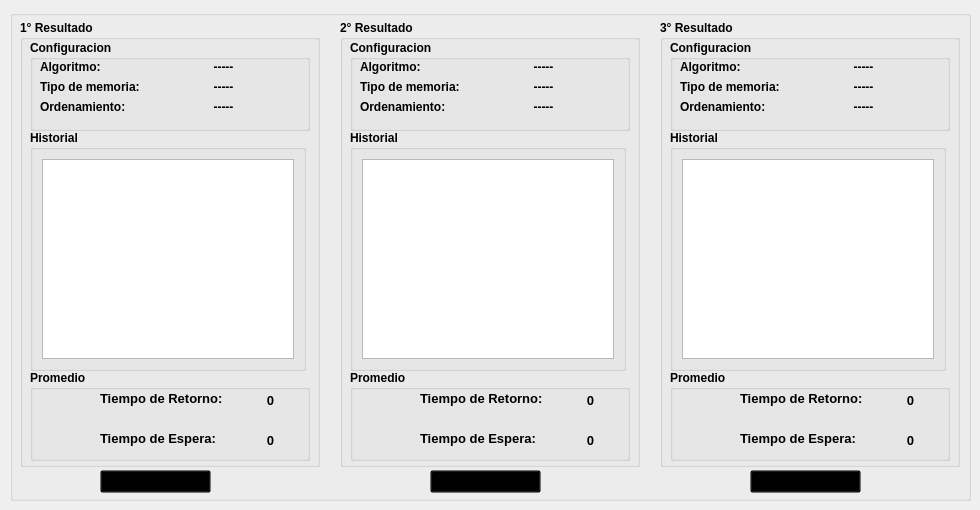
    <widget class="QWidget" name="tab">
     <attribute name="title">
      <string>Comparaciones</string>
     </attribute>
     <widget class="QGroupBox" name="groupBox_3">
      <property name="geometry">
       <rect>
        <x>10</x>
        <y>10</y>
        <width>961</width>
        <height>491</height>
       </rect>
      </property>
      <property name="title">
       <string/>
      </property>
      <widget class="QPushButton" name="bot_limpiar_result1">
       <property name="geometry">
        <rect>
         <x>90</x>
         <y>460</y>
         <width>111</width>
         <height>23</height>
        </rect>
       </property>
       <property name="font">
        <font>
         <pointsize>9</pointsize>
         <weight>75</weight>
         <bold>true</bold>
        </font>
       </property>
       <property name="styleSheet">
        <string notr="true">background: transparent;</string>
       </property>
       <property name="text">
        <string>Limpiar Celda</string>
       </property>
       <property name="icon">
        <iconset>
         <normaloff>iconos/img_bot_limpiar_celda.png</normaloff>iconos/img_bot_limpiar_celda.png</iconset>
       </property>
       <property name="iconSize">
        <size>
         <width>25</width>
         <height>25</height>
        </size>
       </property>
      </widget>
      <widget class="QPushButton" name="bot_limpiar_result2">
       <property name="geometry">
        <rect>
         <x>420</x>
         <y>460</y>
         <width>111</width>
         <height>23</height>
        </rect>
       </property>
       <property name="font">
        <font>
         <pointsize>9</pointsize>
         <weight>75</weight>
         <bold>true</bold>
        </font>
       </property>
       <property name="styleSheet">
        <string notr="true">background: transparent;</string>
       </property>
       <property name="text">
        <string>Limpiar Celda</string>
       </property>
       <property name="icon">
        <iconset>
         <normaloff>iconos/img_bot_limpiar_celda.png</normaloff>iconos/img_bot_limpiar_celda.png</iconset>
       </property>
       <property name="iconSize">
        <size>
         <width>25</width>
         <height>25</height>
        </size>
       </property>
      </widget>
      <widget class="QPushButton" name="bot_limpiar_result3">
       <property name="geometry">
        <rect>
         <x>740</x>
         <y>460</y>
         <width>111</width>
         <height>23</height>
        </rect>
       </property>
       <property name="font">
        <font>
         <pointsize>9</pointsize>
         <weight>75</weight>
         <bold>true</bold>
        </font>
       </property>
       <property name="styleSheet">
        <string notr="true">background: transparent;</string>
       </property>
       <property name="text">
        <string>Limpiar Celda</string>
       </property>
       <property name="icon">
        <iconset>
         <normaloff>iconos/img_bot_limpiar_celda.png</normaloff>iconos/img_bot_limpiar_celda.png</iconset>
       </property>
       <property name="iconSize">
        <size>
         <width>25</width>
         <height>25</height>
        </size>
       </property>
      </widget>
      <widget class="QGroupBox" name="groupBox_11">
       <property name="geometry">
        <rect>
         <x>650</x>
         <y>10</y>
         <width>300</width>
         <height>447</height>
        </rect>
       </property>
       <property name="font">
        <font>
         <pointsize>9</pointsize>
         <weight>75</weight>
         <bold>true</bold>
        </font>
       </property>
       <property name="title">
        <string>3° Resultado</string>
       </property>
       <widget class="QGroupBox" name="groupBox_12">
        <property name="geometry">
         <rect>
          <x>10</x>
          <y>350</y>
          <width>280</width>
          <height>91</height>
         </rect>
        </property>
        <property name="font">
         <font>
          <pointsize>9</pointsize>
          <weight>75</weight>
          <bold>true</bold>
         </font>
        </property>
        <property name="title">
         <string>Promedio</string>
        </property>
        <widget class="QLabel" name="lab_espera_promedio_4">
         <property name="geometry">
          <rect>
           <x>70</x>
           <y>60</y>
           <width>131</width>
           <height>16</height>
          </rect>
         </property>
         <property name="font">
          <font>
           <family>Arial</family>
           <pointsize>10</pointsize>
           <weight>75</weight>
           <italic>false</italic>
           <bold>true</bold>
           <underline>false</underline>
          </font>
         </property>
         <property name="text">
          <string>Tiempo de Espera:</string>
         </property>
        </widget>
        <widget class="QLabel" name="lab_valor_ep_4">
         <property name="geometry">
          <rect>
           <x>220</x>
           <y>60</y>
           <width>41</width>
           <height>20</height>
          </rect>
         </property>
         <property name="font">
          <font>
           <family>Arial</family>
           <pointsize>10</pointsize>
           <weight>75</weight>
           <italic>false</italic>
           <bold>true</bold>
          </font>
         </property>
         <property name="text">
          <string>0</string>
         </property>
         <property name="alignment">
          <set>Qt::AlignCenter</set>
         </property>
        </widget>
        <widget class="QLabel" name="lab_valor_rp_4">
         <property name="geometry">
          <rect>
           <x>220</x>
           <y>20</y>
           <width>41</width>
           <height>21</height>
          </rect>
         </property>
         <property name="font">
          <font>
           <family>Arial</family>
           <pointsize>10</pointsize>
           <weight>75</weight>
           <italic>false</italic>
           <bold>true</bold>
          </font>
         </property>
         <property name="text">
          <string>0</string>
         </property>
         <property name="alignment">
          <set>Qt::AlignCenter</set>
         </property>
        </widget>
        <widget class="QLabel" name="lab_retorno_promedio_4">
         <property name="geometry">
          <rect>
           <x>70</x>
           <y>20</y>
           <width>131</width>
           <height>16</height>
          </rect>
         </property>
         <property name="maximumSize">
          <size>
           <width>16777215</width>
           <height>16777215</height>
          </size>
         </property>
         <property name="font">
          <font>
           <family>Arial</family>
           <pointsize>10</pointsize>
           <weight>75</weight>
           <italic>false</italic>
           <bold>true</bold>
           <underline>false</underline>
          </font>
         </property>
         <property name="text">
          <string>Tiempo de Retorno:</string>
         </property>
         <property name="scaledContents">
          <bool>false</bool>
         </property>
        </widget>
        <widget class="QLabel" name="img_tiempo_rp_4">
         <property name="geometry">
          <rect>
           <x>20</x>
           <y>20</y>
           <width>31</width>
           <height>21</height>
          </rect>
         </property>
         <property name="text">
          <string/>
         </property>
         <property name="pixmap">
          <pixmap>SIMULADOR-FINAL-FINAL-FULL-POWER-2/iconos/img_tiempo_rp.png</pixmap>
         </property>
         <property name="scaledContents">
          <bool>true</bool>
         </property>
        </widget>
        <widget class="QLabel" name="img_timepo_ep_4">
         <property name="geometry">
          <rect>
           <x>20</x>
           <y>50</y>
           <width>31</width>
           <height>21</height>
          </rect>
         </property>
         <property name="text">
          <string/>
         </property>
         <property name="pixmap">
          <pixmap>SIMULADOR-FINAL-FINAL-FULL-POWER-2/iconos/img_tiempo_rp.png</pixmap>
         </property>
         <property name="scaledContents">
          <bool>true</bool>
         </property>
        </widget>
       </widget>
       <widget class="QGroupBox" name="groupBox_13">
        <property name="geometry">
         <rect>
          <x>10</x>
          <y>110</y>
          <width>276</width>
          <height>241</height>
         </rect>
        </property>
        <property name="font">
         <font>
          <pointsize>9</pointsize>
          <weight>75</weight>
          <bold>true</bold>
         </font>
        </property>
        <property name="title">
         <string>Historial</string>
        </property>
        <layout class="QGridLayout" name="gridLayout_5">
         <item row="0" column="0">
          <widget class="QTextEdit" name="resul3">
           <property name="font">
            <font>
             <pointsize>9</pointsize>
             <weight>75</weight>
             <bold>true</bold>
            </font>
           </property>
           <property name="readOnly">
            <bool>true</bool>
           </property>
          </widget>
         </item>
        </layout>
       </widget>
       <widget class="QGroupBox" name="groupBox_16">
        <property name="geometry">
         <rect>
          <x>10</x>
          <y>20</y>
          <width>280</width>
          <height>91</height>
         </rect>
        </property>
        <property name="font">
         <font>
          <pointsize>9</pointsize>
          <weight>75</weight>
          <bold>true</bold>
         </font>
        </property>
        <property name="title">
         <string>Configuracion</string>
        </property>
        <widget class="QWidget" name="layoutWidget_6">
         <property name="geometry">
          <rect>
           <x>10</x>
           <y>20</y>
           <width>261</width>
           <height>61</height>
          </rect>
         </property>
         <layout class="QFormLayout" name="formLayout_3">
          <item row="0" column="0">
           <widget class="QLabel" name="confAlgoritmo3">
            <property name="text">
             <string>Algoritmo:</string>
            </property>
           </widget>
          </item>
          <item row="0" column="1">
           <widget class="QLabel" name="algolConf3">
            <property name="text">
             <string>-----</string>
            </property>
            <property name="alignment">
             <set>Qt::AlignCenter</set>
            </property>
           </widget>
          </item>
          <item row="1" column="0">
           <widget class="QLabel" name="confMemoria3">
            <property name="text">
             <string>Tipo de memoria:</string>
            </property>
           </widget>
          </item>
          <item row="1" column="1">
           <widget class="QLabel" name="memConf3">
            <property name="text">
             <string>-----</string>
            </property>
            <property name="alignment">
             <set>Qt::AlignCenter</set>
            </property>
           </widget>
          </item>
          <item row="2" column="0">
           <widget class="QLabel" name="confOrdenamiento3">
            <property name="text">
             <string>Ordenamiento:</string>
            </property>
           </widget>
          </item>
          <item row="2" column="1">
           <widget class="QLabel" name="ordenConf3">
            <property name="text">
             <string>-----</string>
            </property>
            <property name="alignment">
             <set>Qt::AlignCenter</set>
            </property>
           </widget>
          </item>
         </layout>
        </widget>
       </widget>
      </widget>
      <widget class="QGroupBox" name="groupBox_5">
       <property name="geometry">
        <rect>
         <x>10</x>
         <y>10</y>
         <width>300</width>
         <height>447</height>
        </rect>
       </property>
       <property name="font">
        <font>
         <pointsize>9</pointsize>
         <weight>75</weight>
         <bold>true</bold>
        </font>
       </property>
       <property name="title">
        <string>1° Resultado</string>
       </property>
       <widget class="QGroupBox" name="groupBox_6">
        <property name="geometry">
         <rect>
          <x>10</x>
          <y>350</y>
          <width>280</width>
          <height>91</height>
         </rect>
        </property>
        <property name="font">
         <font>
          <pointsize>9</pointsize>
          <weight>75</weight>
          <bold>true</bold>
         </font>
        </property>
        <property name="title">
         <string>Promedio</string>
        </property>
        <widget class="QLabel" name="lab_espera_promedio_2">
         <property name="geometry">
          <rect>
           <x>70</x>
           <y>60</y>
           <width>131</width>
           <height>16</height>
          </rect>
         </property>
         <property name="font">
          <font>
           <family>Arial</family>
           <pointsize>10</pointsize>
           <weight>75</weight>
           <italic>false</italic>
           <bold>true</bold>
           <underline>false</underline>
          </font>
         </property>
         <property name="text">
          <string>Tiempo de Espera:</string>
         </property>
        </widget>
        <widget class="QLabel" name="lab_valor_ep_2">
         <property name="geometry">
          <rect>
           <x>220</x>
           <y>60</y>
           <width>41</width>
           <height>20</height>
          </rect>
         </property>
         <property name="font">
          <font>
           <family>Arial</family>
           <pointsize>10</pointsize>
           <weight>75</weight>
           <italic>false</italic>
           <bold>true</bold>
          </font>
         </property>
         <property name="text">
          <string>0</string>
         </property>
         <property name="alignment">
          <set>Qt::AlignCenter</set>
         </property>
        </widget>
        <widget class="QLabel" name="lab_valor_rp_2">
         <property name="geometry">
          <rect>
           <x>220</x>
           <y>20</y>
           <width>41</width>
           <height>21</height>
          </rect>
         </property>
         <property name="font">
          <font>
           <family>Arial</family>
           <pointsize>10</pointsize>
           <weight>75</weight>
           <italic>false</italic>
           <bold>true</bold>
          </font>
         </property>
         <property name="text">
          <string>0</string>
         </property>
         <property name="alignment">
          <set>Qt::AlignCenter</set>
         </property>
        </widget>
        <widget class="QLabel" name="lab_retorno_promedio_2">
         <property name="geometry">
          <rect>
           <x>70</x>
           <y>20</y>
           <width>131</width>
           <height>16</height>
          </rect>
         </property>
         <property name="maximumSize">
          <size>
           <width>16777215</width>
           <height>16777215</height>
          </size>
         </property>
         <property name="font">
          <font>
           <family>Arial</family>
           <pointsize>10</pointsize>
           <weight>75</weight>
           <italic>false</italic>
           <bold>true</bold>
           <underline>false</underline>
          </font>
         </property>
         <property name="text">
          <string>Tiempo de Retorno:</string>
         </property>
         <property name="scaledContents">
          <bool>false</bool>
         </property>
        </widget>
        <widget class="QLabel" name="img_tiempo_rp_2">
         <property name="geometry">
          <rect>
           <x>20</x>
           <y>20</y>
           <width>31</width>
           <height>21</height>
          </rect>
         </property>
         <property name="text">
          <string/>
         </property>
         <property name="pixmap">
          <pixmap>SIMULADOR-FINAL-FINAL-FULL-POWER-2/iconos/img_tiempo_rp.png</pixmap>
         </property>
         <property name="scaledContents">
          <bool>true</bool>
         </property>
        </widget>
        <widget class="QLabel" name="img_timepo_ep_2">
         <property name="geometry">
          <rect>
           <x>20</x>
           <y>50</y>
           <width>31</width>
           <height>21</height>
          </rect>
         </property>
         <property name="text">
          <string/>
         </property>
         <property name="pixmap">
          <pixmap>SIMULADOR-FINAL-FINAL-FULL-POWER-2/iconos/img_tiempo_rp.png</pixmap>
         </property>
         <property name="scaledContents">
          <bool>true</bool>
         </property>
        </widget>
       </widget>
       <widget class="QGroupBox" name="groupBox_7">
        <property name="geometry">
         <rect>
          <x>10</x>
          <y>110</y>
          <width>276</width>
          <height>241</height>
         </rect>
        </property>
        <property name="font">
         <font>
          <pointsize>9</pointsize>
          <weight>75</weight>
          <bold>true</bold>
         </font>
        </property>
        <property name="title">
         <string>Historial</string>
        </property>
        <layout class="QGridLayout" name="gridLayout">
         <item row="0" column="0">
          <widget class="QTextEdit" name="resul1">
           <property name="font">
            <font>
             <pointsize>9</pointsize>
             <weight>75</weight>
             <bold>true</bold>
            </font>
           </property>
           <property name="lineWidth">
            <number>0</number>
           </property>
           <property name="undoRedoEnabled">
            <bool>true</bool>
           </property>
           <property name="readOnly">
            <bool>true</bool>
           </property>
          </widget>
         </item>
        </layout>
       </widget>
       <widget class="QGroupBox" name="groupBox_14">
        <property name="geometry">
         <rect>
          <x>10</x>
          <y>20</y>
          <width>280</width>
          <height>91</height>
         </rect>
        </property>
        <property name="font">
         <font>
          <pointsize>9</pointsize>
          <weight>75</weight>
          <bold>true</bold>
         </font>
        </property>
        <property name="title">
         <string>Configuracion</string>
        </property>
        <widget class="QWidget" name="layoutWidget_5">
         <property name="geometry">
          <rect>
           <x>10</x>
           <y>20</y>
           <width>261</width>
           <height>61</height>
          </rect>
         </property>
         <layout class="QFormLayout" name="formLayout">
          <item row="0" column="0">
           <widget class="QLabel" name="confAlgoritmo">
            <property name="text">
             <string>Algoritmo:</string>
            </property>
           </widget>
          </item>
          <item row="0" column="1">
           <widget class="QLabel" name="algolConf">
            <property name="text">
             <string>-----</string>
            </property>
            <property name="alignment">
             <set>Qt::AlignCenter</set>
            </property>
           </widget>
          </item>
          <item row="1" column="0">
           <widget class="QLabel" name="confMemoria">
            <property name="text">
             <string>Tipo de memoria:</string>
            </property>
           </widget>
          </item>
          <item row="1" column="1">
           <widget class="QLabel" name="memConf">
            <property name="text">
             <string>-----</string>
            </property>
            <property name="alignment">
             <set>Qt::AlignCenter</set>
            </property>
           </widget>
          </item>
          <item row="2" column="0">
           <widget class="QLabel" name="confOrdenamiento">
            <property name="text">
             <string>Ordenamiento:</string>
            </property>
           </widget>
          </item>
          <item row="2" column="1">
           <widget class="QLabel" name="ordenConf">
            <property name="text">
             <string>-----</string>
            </property>
            <property name="alignment">
             <set>Qt::AlignCenter</set>
            </property>
           </widget>
          </item>
         </layout>
        </widget>
       </widget>
      </widget>
      <widget class="QGroupBox" name="groupBox_8">
       <property name="geometry">
        <rect>
         <x>330</x>
         <y>10</y>
         <width>300</width>
         <height>447</height>
        </rect>
       </property>
       <property name="font">
        <font>
         <pointsize>9</pointsize>
         <weight>75</weight>
         <bold>true</bold>
        </font>
       </property>
       <property name="title">
        <string>2° Resultado</string>
       </property>
       <widget class="QGroupBox" name="groupBox_9">
        <property name="geometry">
         <rect>
          <x>10</x>
          <y>350</y>
          <width>280</width>
          <height>91</height>
         </rect>
        </property>
        <property name="font">
         <font>
          <pointsize>9</pointsize>
          <weight>75</weight>
          <bold>true</bold>
         </font>
        </property>
        <property name="title">
         <string>Promedio</string>
        </property>
        <widget class="QLabel" name="lab_espera_promedio_3">
         <property name="geometry">
          <rect>
           <x>70</x>
           <y>60</y>
           <width>131</width>
           <height>16</height>
          </rect>
         </property>
         <property name="font">
          <font>
           <family>Arial</family>
           <pointsize>10</pointsize>
           <weight>75</weight>
           <italic>false</italic>
           <bold>true</bold>
           <underline>false</underline>
          </font>
         </property>
         <property name="text">
          <string>Tiempo de Espera:</string>
         </property>
        </widget>
        <widget class="QLabel" name="lab_valor_ep_3">
         <property name="geometry">
          <rect>
           <x>220</x>
           <y>60</y>
           <width>41</width>
           <height>20</height>
          </rect>
         </property>
         <property name="font">
          <font>
           <family>Arial</family>
           <pointsize>10</pointsize>
           <weight>75</weight>
           <italic>false</italic>
           <bold>true</bold>
          </font>
         </property>
         <property name="text">
          <string>0</string>
         </property>
         <property name="alignment">
          <set>Qt::AlignCenter</set>
         </property>
        </widget>
        <widget class="QLabel" name="lab_valor_rp_3">
         <property name="geometry">
          <rect>
           <x>220</x>
           <y>20</y>
           <width>41</width>
           <height>21</height>
          </rect>
         </property>
         <property name="font">
          <font>
           <family>Arial</family>
           <pointsize>10</pointsize>
           <weight>75</weight>
           <italic>false</italic>
           <bold>true</bold>
          </font>
         </property>
         <property name="text">
          <string>0</string>
         </property>
         <property name="alignment">
          <set>Qt::AlignCenter</set>
         </property>
        </widget>
        <widget class="QLabel" name="lab_retorno_promedio_3">
         <property name="geometry">
          <rect>
           <x>70</x>
           <y>20</y>
           <width>131</width>
           <height>16</height>
          </rect>
         </property>
         <property name="maximumSize">
          <size>
           <width>16777215</width>
           <height>16777215</height>
          </size>
         </property>
         <property name="font">
          <font>
           <family>Arial</family>
           <pointsize>10</pointsize>
           <weight>75</weight>
           <italic>false</italic>
           <bold>true</bold>
           <underline>false</underline>
          </font>
         </property>
         <property name="text">
          <string>Tiempo de Retorno:</string>
         </property>
         <property name="scaledContents">
          <bool>false</bool>
         </property>
        </widget>
        <widget class="QLabel" name="img_tiempo_rp_3">
         <property name="geometry">
          <rect>
           <x>20</x>
           <y>20</y>
           <width>31</width>
           <height>21</height>
          </rect>
         </property>
         <property name="text">
          <string/>
         </property>
         <property name="pixmap">
          <pixmap>SIMULADOR-FINAL-FINAL-FULL-POWER-2/iconos/img_tiempo_rp.png</pixmap>
         </property>
         <property name="scaledContents">
          <bool>true</bool>
         </property>
        </widget>
        <widget class="QLabel" name="img_timepo_ep_3">
         <property name="geometry">
          <rect>
           <x>20</x>
           <y>50</y>
           <width>31</width>
           <height>21</height>
          </rect>
         </property>
         <property name="text">
          <string/>
         </property>
         <property name="pixmap">
          <pixmap>SIMULADOR-FINAL-FINAL-FULL-POWER-2/iconos/img_tiempo_rp.png</pixmap>
         </property>
         <property name="scaledContents">
          <bool>true</bool>
         </property>
        </widget>
       </widget>
       <widget class="QGroupBox" name="groupBox_10">
        <property name="geometry">
         <rect>
          <x>10</x>
          <y>110</y>
          <width>276</width>
          <height>241</height>
         </rect>
        </property>
        <property name="font">
         <font>
          <pointsize>9</pointsize>
          <weight>75</weight>
          <bold>true</bold>
         </font>
        </property>
        <property name="title">
         <string>Historial</string>
        </property>
        <layout class="QGridLayout" name="gridLayout_4">
         <item row="0" column="0">
          <widget class="QTextEdit" name="resul2">
           <property name="font">
            <font>
             <pointsize>9</pointsize>
             <weight>75</weight>
             <bold>true</bold>
            </font>
           </property>
           <property name="readOnly">
            <bool>true</bool>
           </property>
          </widget>
         </item>
        </layout>
       </widget>
       <widget class="QGroupBox" name="groupBox_15">
        <property name="geometry">
         <rect>
          <x>10</x>
          <y>20</y>
          <width>280</width>
          <height>91</height>
         </rect>
        </property>
        <property name="font">
         <font>
          <pointsize>9</pointsize>
          <weight>75</weight>
          <bold>true</bold>
         </font>
        </property>
        <property name="title">
         <string>Configuracion</string>
        </property>
        <widget class="QWidget" name="layoutWidget_7">
         <property name="geometry">
          <rect>
           <x>10</x>
           <y>20</y>
           <width>261</width>
           <height>61</height>
          </rect>
         </property>
         <layout class="QFormLayout" name="formLayout_2">
          <item row="0" column="0">
           <widget class="QLabel" name="confAlgoritmo2">
            <property name="text">
             <string>Algoritmo:</string>
            </property>
           </widget>
          </item>
          <item row="0" column="1">
           <widget class="QLabel" name="algolConf2">
            <property name="text">
             <string>-----</string>
            </property>
            <property name="alignment">
             <set>Qt::AlignCenter</set>
            </property>
           </widget>
          </item>
          <item row="1" column="0">
           <widget class="QLabel" name="confMemoria2">
            <property name="text">
             <string>Tipo de memoria:</string>
            </property>
           </widget>
          </item>
          <item row="1" column="1">
           <widget class="QLabel" name="memConf2">
            <property name="text">
             <string>-----</string>
            </property>
            <property name="alignment">
             <set>Qt::AlignCenter</set>
            </property>
           </widget>
          </item>
          <item row="2" column="0">
           <widget class="QLabel" name="confOrdenamiento2">
            <property name="text">
             <string>Ordenamiento:</string>
            </property>
           </widget>
          </item>
          <item row="2" column="1">
           <widget class="QLabel" name="ordenConf2">
            <property name="text">
             <string>-----</string>
            </property>
            <property name="alignment">
             <set>Qt::AlignCenter</set>
            </property>
           </widget>
          </item>
         </layout>
        </widget>
       </widget>
      </widget>
     </widget>
    </widget>
